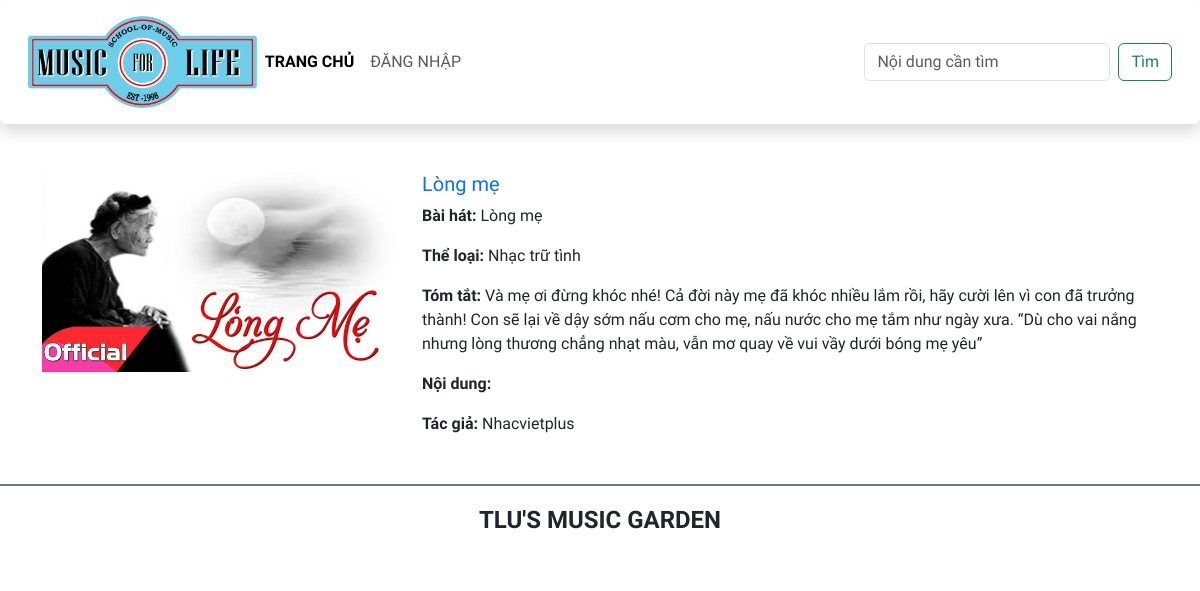
The app's page /codeWeb/detail.php?title=Lòng mẹ with its own data.
### tables this page shows
CREATE TABLE `baiviet` (
  `ma_bviet` int(10) UNSIGNED NOT NULL,
  `tieude` varchar(200) NOT NULL,
  `ten_bhat` varchar(100) NOT NULL,
  `ma_tloai` int(10) UNSIGNED NOT NULL,
  `tomtat` text NOT NULL,
  `noidung` text DEFAULT NULL,
  `ma_tgia` int(10) UNSIGNED NOT NULL,
  `ngayviet` datetime NOT NULL DEFAULT current_timestamp(),
  `hinhanh` varchar(200) DEFAULT NULL
);

CREATE TABLE `theloai` (
  `ma_tloai` int(10) UNSIGNED NOT NULL,
  `ten_tloai` varchar(50) NOT NULL
);

CREATE TABLE `tacgia` (
  `ma_tgia` int(10) UNSIGNED NOT NULL,
  `ten_tgia` varchar(100) NOT NULL,
  `hinh_tgia` varchar(100) DEFAULT NULL
);

### codeWeb/connect.php (called while the page is built, shortened)
<?php
function pdo(PDO $pdo, string $sql, array $arguments = null)
{
    if (!$arguments) {
        return $pdo->query($sql);
    }
    $statement = $pdo->prepare($sql);
    $statement->execute($arguments);
    return $statement;
}

### codeWeb/detail.php (the view, shortened to what this page needs)
<!DOCTYPE html>
<html lang="en">
<head>
    <link href="https://cdn.jsdelivr.net/npm/bootstrap@5.3.0-alpha1/dist/css/bootstrap.min.css" rel="stylesheet">
    <link rel="stylesheet" href="css/style.css">
</head>
<body>
    <?php
        include('connect.php');
    ?>
    <header>
        <nav class="navbar navbar-expand-lg bg-body-tertiary shadow p-3 bg-white rounded">
            <div class="container-fluid">
                <div class="my-logo">
                    <a class="navbar-brand" href="#">
                        <img src="images/logo2.png" alt="" class="img-fluid">
                    </a>
                </div>
                <div class="collapse navbar-collapse" id="navbarSupportedContent">
                <ul class="navbar-nav me-auto mb-2 mb-lg-0">
                    <li class="nav-item">
                    <a class="nav-link active" aria-current="page" href="./">Trang chủ</a>
                    </li>
                    <li class="nav-item">
                    <a class="nav-link" href="./login.php">Đăng nhập</a>
                    </li>
                </ul>
                <form class="d-flex" role="search">
                    <input class="form-control me-2" type="search" placeholder="Nội dung cần tìm" aria-label="Search">
                    <button class="btn btn-outline-success" type="submit">Tìm</button>
                </form>
                </div>
            </div>
        </nav>
    </header>
    <main class="container mt-5">
                <div class="row mb-5">
                    <div class="col-sm-4">
                <?php
                    $title   = $_GET['title'];
                  $sql = "select hinhanh,tieude, ten_tloai, tomtat,noidung,ten_tgia from baiviet,theloai,tacgia where baiviet.ma_tloai = theloai.ma_tloai and baiviet.ma_tgia = tacgia.ma_tgia and baiviet.tieude ='".$title."'";
                  $result = pdo($pdo, $sql);
                  if($result->rowCount() > 0) {
                    while( $row = $result->fetch(PDO::FETCH_ASSOC)){
                 ?>
                            <img src="<?php echo $row['hinhanh'];?>" class="img-fluid" alt="...">
                    </div>
                    <div class="col-sm-8">
                        <h5 class="card-title mb-2">
                            <a href="" class="text-decoration-none"><?php echo $row['tieude'];?></a>
                        </h5>
                        <p class="card-text"><span class=" fw-bold">Bài hát: </span><?php echo $row['tieude'];?></p>
                        <p class="card-text"><span class=" fw-bold">Thể loại: </span><?php echo $row['ten_tloai'];?></p>
                        <p class="card-text"><span class=" fw-bold">Tóm tắt: </span><?php echo $row['tomtat'];?></p>
                        <p class="card-text"><span class=" fw-bold">Nội dung: </span><?php echo $row['noidung'];?></p>
                        <p class="card-text"><span class=" fw-bold">Tác giả: </span><?php echo $row['ten_tgia'];?></p>
                    </div>
                    <?php
                        }
                    }
                    ?>
        </div>
    </main>
    <footer class="bg-white d-flex justify-content-center align-items-center border-top border-secondary  border-2" style="height:80px">
        <h4 class="text-center text-uppercase fw-bold">TLU's music garden</h4>
    </footer>
</body>
</html>

### codeWeb/css/style.css (style rules this page uses)
body { font-family: 'Numans', sans-serif !important; }
.bg-body-tertiary { background-color:#fff !important; }
.my-logo { max-width: 20%; }
.nav-link { text-transform: uppercase; }
.active { font-weight: bold; }

### records on screen
baiviet: hinhanh (picture), tieude "Lòng mẹ", ma_tloai.ten_tloai "Nhạc trữ tình", tomtat "Và mẹ ơi đừng khóc nhé! Cả đời này mẹ đã khóc nhiều lắm rồi, hãy cười lên vì con đã trưởng thành! Con sẽ lại về dậy sớm nấu cơm cho mẹ, nấu nước cho mẹ tắm như ngày xưa. “Dù cho vai nắng nhưng lòng thương chẳng nhạt màu, vẫn mơ quay về vui vầy dưới bóng mẹ yêu”", ma_tgia.ten_tgia "Nhacvietplus"
